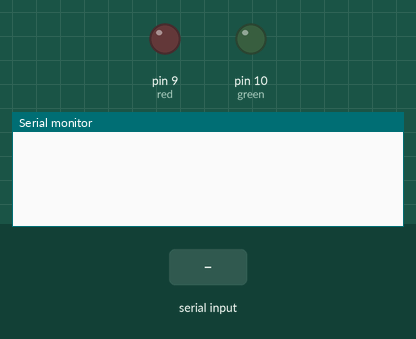
Recording of a sketch running on a simulated Arduino Uno, built with avr-gcc and run on an emulated ATmega328P. On the bench: output pins drawn as LEDs (lit = HIGH), the last lines printed to the serial monitor. The test bench sets the inputs (shaded band). The modem accepts every AT command (registered, SIM ready, sends succeed) and sends nothing else.

Above: at 1.2 s.
1.3 s: "1" received over the second serial link
At 1.79 s:
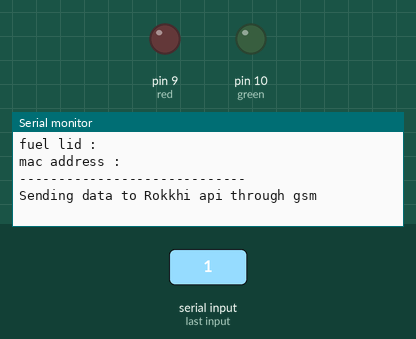
At 5.9 s:
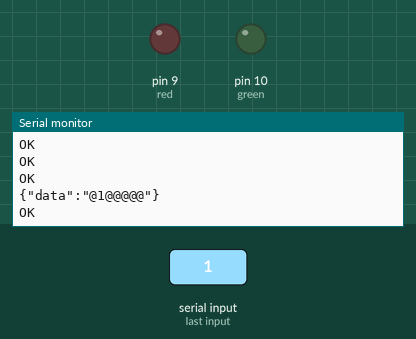

The sketch:

gsm.ino
```cpp
#include <SoftwareSerial.h>
#include <ArduinoJson.h> //version 5.10 needed

#define red 9 //red light pin
#define green 10 // green light pin

SoftwareSerial hostSerial(4, 2); // RX, TX ports
SoftwareSerial gsmSerial(5, 3); // RX, TX ports

int incomingByte;
String finalSoftValue;
String sensor;
String battery;
String mac;
String power;
String cut;


void setup()
{
  Serial.begin(115200);
  hostSerial.begin(9600);
  gsmSerial.begin(9600);
  pinMode(red, OUTPUT);
  pinMode(green, OUTPUT);
  DynamicJsonBuffer jsonBuffer;
}


void loop() {
  hostSerial.listen();

  while (hostSerial.available() > 0) {
    delay(2);
    char SoftValue = (char)hostSerial.read();
    finalSoftValue += SoftValue;
  }
  Serial.println(finalSoftValue);
  delay(100);
  if (finalSoftValue.length() > 0) {

    Serial.println("-----------------------------");
    sensor = split(finalSoftValue, '@', 0);
    Serial.print("sensor value :");
    Serial.println(sensor);

    battery = split(finalSoftValue, '@', 1);
    Serial.print("battery status :");
    Serial.println(battery);

    power = split(finalSoftValue, '@', 2);
    Serial.print("power source :");
    Serial.println(power);

    cut = split(finalSoftValue, '@', 3);
    Serial.print("fuel lid :");
    Serial.println(cut);

    mac = split(finalSoftValue, '@', 4);
    Serial.print("mac address :");
    Serial.println(mac);
    Serial.println("-----------------------------");
    finalSoftValue = "";

    Serial.println("Sending data to Rokkhi api through gsm");
    Serial.println(" ");
    gsmSerial.listen();

    //gprs connection begin
    connectGPRS();

    //http request begin
    gsmSerial.println("AT+HTTPINIT");
    delay(200);
    ShowSerialData();

    gsmSerial.println("AT+HTTPPARA=\"CID\",1");
    delay(200);
    ShowSerialData();

    //prepare JSON data from
    StaticJsonBuffer<200> jsonBuffer;
    JsonObject& object = jsonBuffer.createObject();
    object.set("data", "@" + sensor + "@" + battery + "@" + cut + "@" + power + "@" + mac + "@");

    object.printTo(Serial);
    Serial.println(" ");

    String sendtoserver;
    object.prettyPrintTo(sendtoserver);
    delay(200);

    gsmSerial.println("AT+HTTPPARA=\"URL\",\"http://api.rokkhi.com:8000/iot\""); //Server address
    delay(200);
    ShowSerialData();

    gsmSerial.println("AT+HTTPPARA=\"CONTENT\",\"application/json\"");
    delay(2000);
    ShowSerialData();

    gsmSerial.println("AT+HTTPDATA=" + String(sendtoserver.length()) + ",100000");
    Serial.println(sendtoserver);
    delay(200);
    ShowSerialData();

    gsmSerial.println(sendtoserver);
    delay(200);
    ShowSerialData;

    gsmSerial.println("AT+HTTPACTION=1");
    delay(200);
    ShowSerialData();

    gsmSerial.println("AT+HTTPREAD");
    delay(200);
    ShowSerialData();

    gsmSerial.println("AT+HTTPTERM");
    delay(1000);
    ShowSerialData;
  }
  delay(100);
}

//gprs function
void connectGPRS() {
  if (gsmSerial.available())
    Serial.write(gsmSerial.read());

  gsmSerial.println("AT");
  delay(200);

  gsmSerial.println("AT+SAPBR=3,1,\"Contype\",\"GPRS\"");
  delay(200);
  ShowSerialData();

  gsmSerial.println("AT+SAPBR=3,1,\"APN\",\"gpinternet\"");//APN
  delay(200);
  ShowSerialData();

  gsmSerial.println("AT+SAPBR=1,1");
  delay(200);
  ShowSerialData();

  gsmSerial.println("AT+SAPBR=2,1");
  delay(200);
  ShowSerialData();
}

//printing gsm serial data
void ShowSerialData()
{
  while (gsmSerial.available() != 0)
    Serial.write(gsmSerial.read());
  delay(200);
}


//string split function
String split(String data, char separator, int index)
{
  int found = 0;
  int strIndex[] = {0, -1};
  int maxIndex = data.length() - 1;

  for (int i = 0; i <= maxIndex && found <= index; i++) {
    if (data.charAt(i) == separator || i == maxIndex) {
      found++;
      strIndex[0] = strIndex[1] + 1;
      strIndex[1] = (i == maxIndex) ? i + 1 : i;
    }
  }
  return found > index ? data.substring(strIndex[0], strIndex[1]) : "";
}
```

Measured:
- after the input at 1.3 s, the serial monitor: prints a new line after 0.10 s (image 1)
